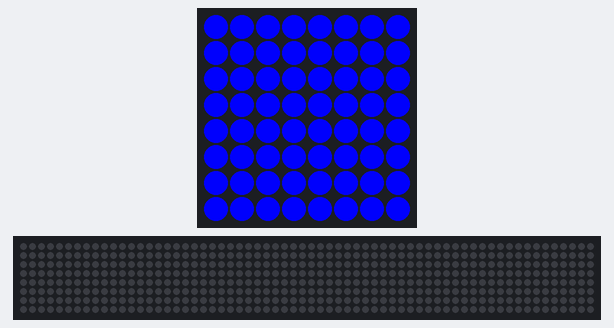
Bench run of a program on a simulated Raspberry Pi (BCM pin numbers) with a Sense HAT. On the bench: the Sense HAT's 8×8 RGB LED matrix, a strip that is not on the board, showing the scrolling text unrolled. The 64×8 strip is a reading aid, not a part: it shows the text the matrix is scrolling, unrolled, one strip-width of it at a time.

Above: at 0.03 s.
At 5.96 s:
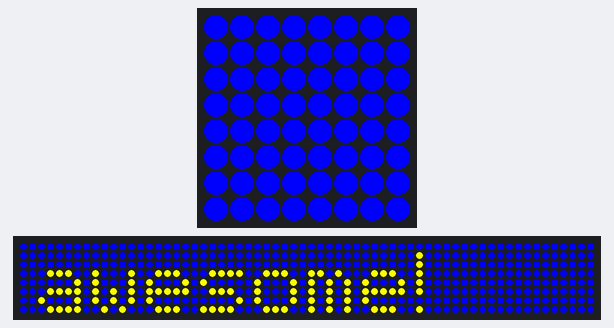
At 12.04 s:
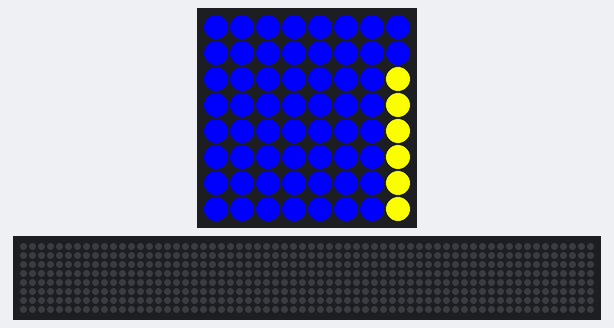
At 18.13 s:
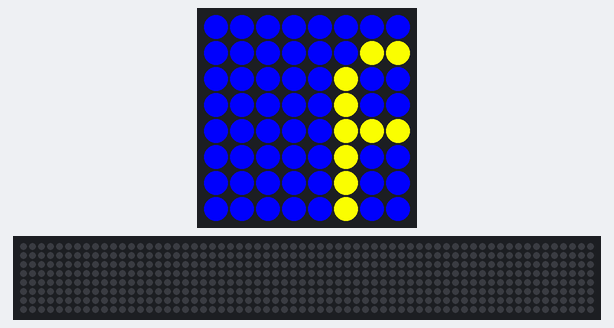
At 28.93 s:
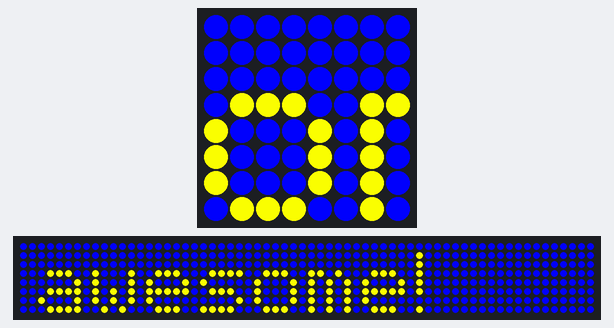
At 39.88 s:
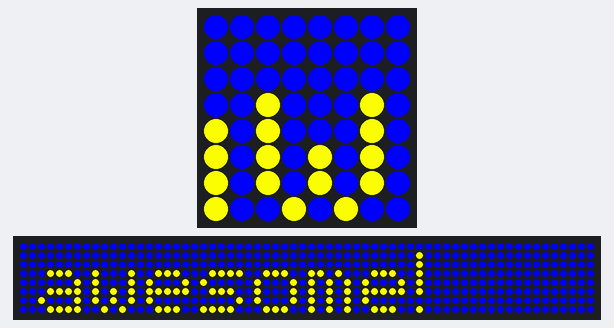

The program:

rotate.py
```python
from sense_hat import SenseHat

sense = SenseHat()
sense.flip_h()
# sense.set_rotation(180)
# alternatives
# sense.rotation = 180

blue = (0, 0, 255)
yellow = (255, 255, 0)

while True:
  sense.show_message("Astro Pi is awesome!", text_colour=yellow, back_colour=blue, scroll_speed=0.05)
```
